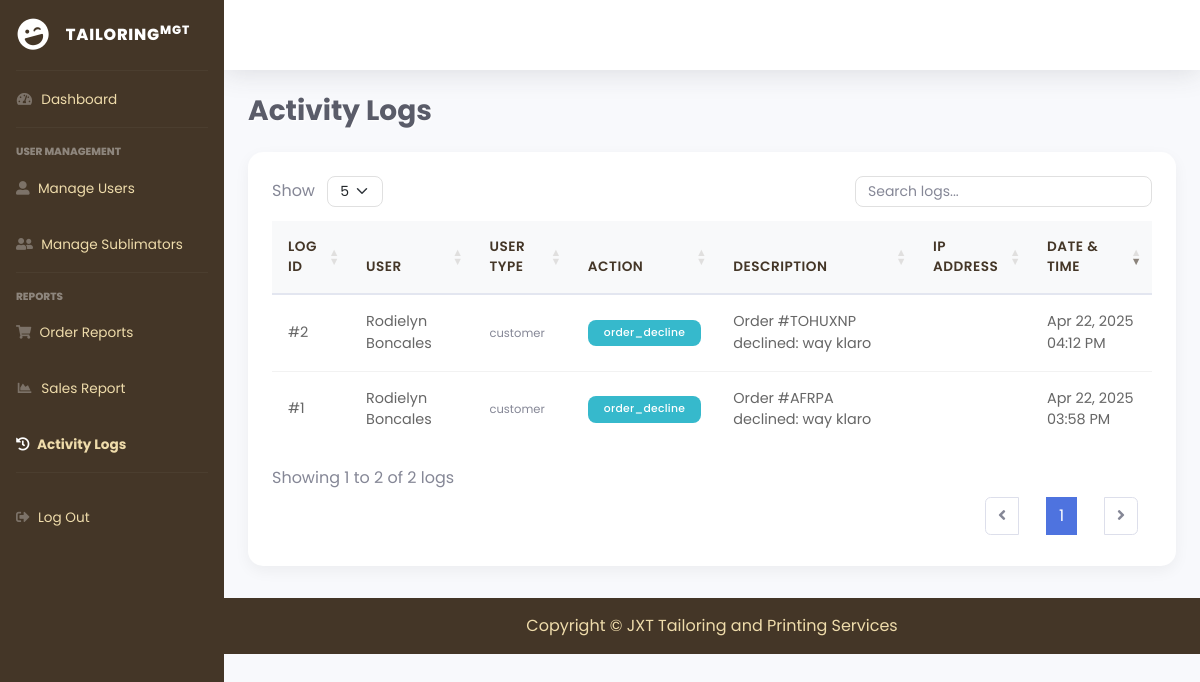
Page /admin/activity_logs.php on the earlier database version.
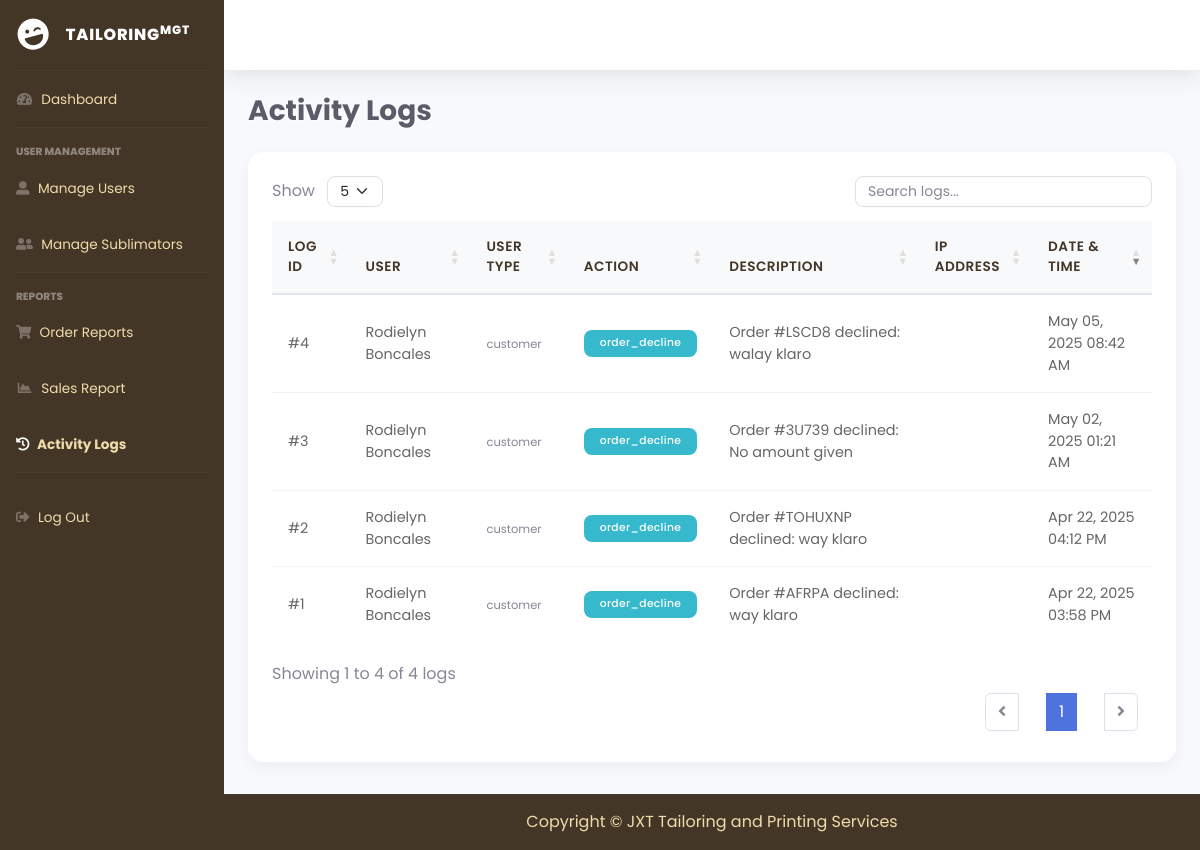
Same page on the later database version.
### tables this page shows
CREATE TABLE `activity_logs` (
  `log_id` int(11) NOT NULL,
  `user_id` int(11) NOT NULL,
  `user_type` enum('customer','staff','manager','admin','sublimator') NOT NULL,
  `action_type` varchar(50) NOT NULL,
  `description` text NOT NULL,
  `ip_address` varchar(45) DEFAULT NULL,
  `created_at` timestamp NOT NULL DEFAULT current_timestamp()
);

### admin/activity_logs.php (the view, shortened to what this page needs)
<?php
include '../db.php';
$query = "SELECT l.*, CONCAT(u.first_name, ' ', u.last_name) AS user_name
          FROM activity_logs l
          LEFT JOIN users u ON l.user_id = u.user_id
          ORDER BY l.created_at DESC";
$result = mysqli_query($conn, $query);
?>
<!DOCTYPE html>
<html lang="en">
<head>
    <link href="https://cdn.jsdelivr.net/npm/bootstrap@5.3.0/dist/css/bootstrap.min.css" rel="stylesheet">
    <link href="vendor/fontawesome-free/css/all.min.css" rel="stylesheet">
    <link href="css/sb-admin-2.min.css" rel="stylesheet">
    <link href="https://cdn.datatables.net/1.11.5/css/dataTables.bootstrap5.min.css" rel="stylesheet">
</head>
<body id="page-top">
    <div id="wrapper">
        <?php include 'sidebar.php'; ?>
        <div id="content-wrapper" class="d-flex flex-column">
            <div id="content">
                <nav class="navbar navbar-expand navbar-light topbar mb-4 static-top shadow">
                </nav>
                <div class="container-fluid">
                    <div class="d-sm-flex align-items-center justify-content-between mb-4">
                        <h1 class="h3 mb-0 text-gray-800" style="font-weight: bold; text-shadow: 1px 1px 2px #fff;">
                            Activity Logs
                        </h1>
                    </div>
                    <div class="table-container">
                        <table class="table" id="logsTable">
                            <thead>
                                <tr>
                                    <th>Log ID</th>
                                    <th>User</th>
                                    <th>User Type</th>
                                    <th>Action</th>
                                    <th>Description</th>
                                    <th>IP Address</th>
                                    <th>Date & Time</th>
                                </tr>
                            </thead>
                            <tbody>
                                <?php
                                if (isset($result) && mysqli_num_rows($result) > 0) {
                                    while ($row = mysqli_fetch_assoc($result)) { ?>
                                        <tr>
                                            <td>#<?php echo htmlspecialchars($row['log_id']); ?></td>
                                            <td><?php echo htmlspecialchars($row['user_name']); ?></td>
                                            <td><small class="text-muted"><?php echo htmlspecialchars($row['user_type']); ?></small></td>
                                            <td>
                                                <span class="badge <?php
                                                    echo match($row['action_type']) {
                                                        'LOGIN' => 'bg-success',
                                                        'LOGOUT' => 'bg-secondary',
                                                        'CREATE' => 'bg-primary',
                                                        'UPDATE' => 'bg-warning',
                                                        'DELETE' => 'bg-danger',
                                                        default => 'bg-info'
                                                    };
                                                ?>">
                                                    <?php echo htmlspecialchars($row['action_type']); ?>
                                                </span>
                                            </td>
                                            <td><?php echo htmlspecialchars($row['description']); ?></td>
                                            <td><small class="text-muted"><?php echo htmlspecialchars($row['ip_address']); ?></small></td>
                                            <td><?php echo date('M d, Y h:i A', strtotime($row['created_at'])); ?></td>
                                        </tr>
                                <?php }
                                } else {
                                    echo "<tr><td colspan='7' class='text-center'>No activity logs found</td></tr>";
                                }
                                ?>
                            </tbody>
                        </table>
                    </div>
                </div>
                <footer class="footer text-center py-3">
                    <span>Copyright &copy; JXT Tailoring and Printing Services</span>
                </footer>
            </div>
        </div>
    </div>
</body>
</html>

Differences in the rows shown:
added activity_logs: log_id "4", user_name "Rodielyn Boncales", user_type "customer", action_type "order_decline", description "Order #LSCD8 declined: walay klaro", created_at "May 05, 2025 08:42 AM"
added activity_logs: log_id "3", user_name "Rodielyn Boncales", user_type "customer", action_type "order_decline", description "Order #3U739 declined: No amount given", created_at "May 02, 2025 01:21 AM"
Other differences:
text written by a page script: "Show Showing 1 to 2 of 2 logs 1" → "Show Showing 1 to 4 of 4 logs 1"
